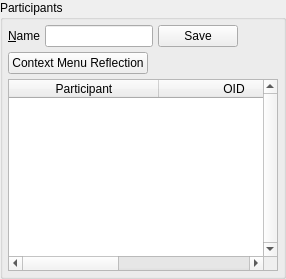
                    <widget class="QGroupBox" name="groupBox_10">
                     <property name="title">
                      <string>Participants</string>
                     </property>
                     <layout class="QVBoxLayout" name="verticalLayout_52">
                      <property name="spacing">
                       <number>5</number>
                      </property>
                      <property name="margin">
                       <number>5</number>
                      </property>
                      <item>
                       <layout class="QHBoxLayout" name="horizontalLayout_48">
                        <property name="spacing">
                         <number>5</number>
                        </property>
                        <item>
                         <widget class="QLabel" name="label_72">
                          <property name="text">
                           <string>&amp;Name</string>
                          </property>
                          <property name="buddy">
                           <cstring>urlName</cstring>
                          </property>
                         </widget>
                        </item>
                        <item>
                         <widget class="QLineEdit" name="urlName"/>
                        </item>
                        <item>
                         <widget class="QPushButton" name="saveUrlName">
                          <property name="text">
                           <string>Save</string>
                          </property>
                         </widget>
                        </item>
                        <item>
                         <spacer name="horizontalSpacer_39">
                          <property name="orientation">
                           <enum>Qt::Horizontal</enum>
                          </property>
                          <property name="sizeHint" stdset="0">
                           <size>
                            <width>40</width>
                            <height>20</height>
                           </size>
                          </property>
                         </spacer>
                        </item>
                       </layout>
                      </item>
                      <item>
                       <layout class="QHBoxLayout" name="horizontalLayout_51">
                        <item>
                         <widget class="QPushButton" name="urlActionMenu">
                          <property name="text">
                           <string>Context Menu Reflection</string>
                          </property>
                         </widget>
                        </item>
                        <item>
                         <spacer name="horizontalSpacer_36">
                          <property name="orientation">
                           <enum>Qt::Horizontal</enum>
                          </property>
                          <property name="sizeHint" stdset="0">
                           <size>
                            <width>40</width>
                            <height>20</height>
                           </size>
                          </property>
                         </spacer>
                        </item>
                       </layout>
                      </item>
                      <item>
                       <widget class="QTableWidget" name="urlParticipants_2">
                        <property name="verticalScrollBarPolicy">
                         <enum>Qt::ScrollBarAlwaysOn</enum>
                        </property>
                        <property name="alternatingRowColors">
                         <bool>true</bool>
                        </property>
                        <property name="selectionBehavior">
                         <enum>QAbstractItemView::SelectRows</enum>
                        </property>
                        <property name="horizontalScrollMode">
                         <enum>QAbstractItemView::ScrollPerPixel</enum>
                        </property>
                        <property name="sortingEnabled">
                         <bool>true</bool>
                        </property>
                        <attribute name="horizontalHeaderDefaultSectionSize">
                         <number>150</number>
                        </attribute>
                        <attribute name="horizontalHeaderStretchLastSection">
                         <bool>true</bool>
                        </attribute>
                        <column>
                         <property name="text">
                          <string>Participant</string>
                         </property>
                        </column>
                        <column>
                         <property name="text">
                          <string>OID</string>
                         </property>
                        </column>
                        <column>
                         <property name="text">
                          <string>neighbor_oid</string>
                         </property>
                        </column>
                        <column>
                         <property name="text">
                          <string>public_key_hash</string>
                         </property>
                        </column>
                       </widget>
                      </item>
                     </layout>
                    </widget>
